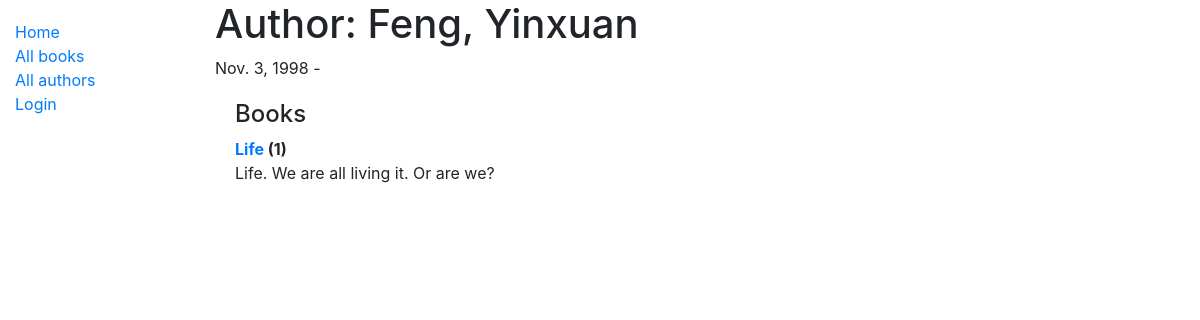
The app's page /catalog/author/1 with its own data.
### catalog/models.py (models this page shows, shortened)
class Author(models.Model):
    first_name = models.CharField(max_length=100)
    last_name = models.CharField(max_length=100)
    date_of_birth = models.DateField(null=True, blank=True)
    date_of_death = models.DateField('Died', null=True, blank=True)
    class Meta:
        ordering = ['last_name', 'first_name']
    def __str__(self):
        return f'{self.last_name}, {self.first_name}'

class Book(models.Model):
    title = models.CharField(max_length=200)
    author = models.ForeignKey('Author', on_delete=models.SET_NULL, null=True)
    summary = models.TextField(
        max_length=1000,
        help_text='Enter a brief description of the book'
        )
    isbn = models.CharField(
        'ISBN',
        max_length=13,
        help_text='13 Character <a href="https://www.isbn-international.org/content/what-isbn'
                  '">ISBN number</a>')
    genre = models.ManyToManyField(Genre, help_text='Select a genre for this book')
    class Meta:
        ordering = ['title']
    def display_genre(self):
        'Create a string for the Genre. This is required to display genre in Admin.'
        return ', '.join(genre.name for genre in self.genre.all()[:3])
    display_genre.short_description = 'Genre'
    def __str__(self):
        return self.title

### catalog/views.py (the view)
# urls.py: path('author/<int:pk>', views.AuthorDetailView.as_view(), name='author-detail'),
class AuthorDetailView(generic.DetailView):
    model = Author

### catalog/templates/catalog/author_detail.html
{% extends "base_generic.html" %}
{% block content %}
<h1>Author: {{ author }} </h1>
<p>{{author.date_of_birth}} - {% if author.date_of_death %}{{author.date_of_death}}{% endif %}</p>
<div style="margin-left:20px;margin-top:20px">
<h4>Books</h4>
<dl>
{% for book in author.book_set.all %}
  <dt><a href="{% url 'book-detail' book.pk %}">{{book}}</a> ({{book.bookinstance_set.all.count}})</dt>
  <dd>{{book.summary}}</dd>
{% endfor %}
</dl>
</div>
{% endblock %}

### records on screen
Author: last_name+first_name "Feng, Yinxuan", date_of_birth "Nov. 3, 1998"
Book: title "Life", bookinstance_set.all.count "1", summary "Life. We are all living it. Or are we?"
